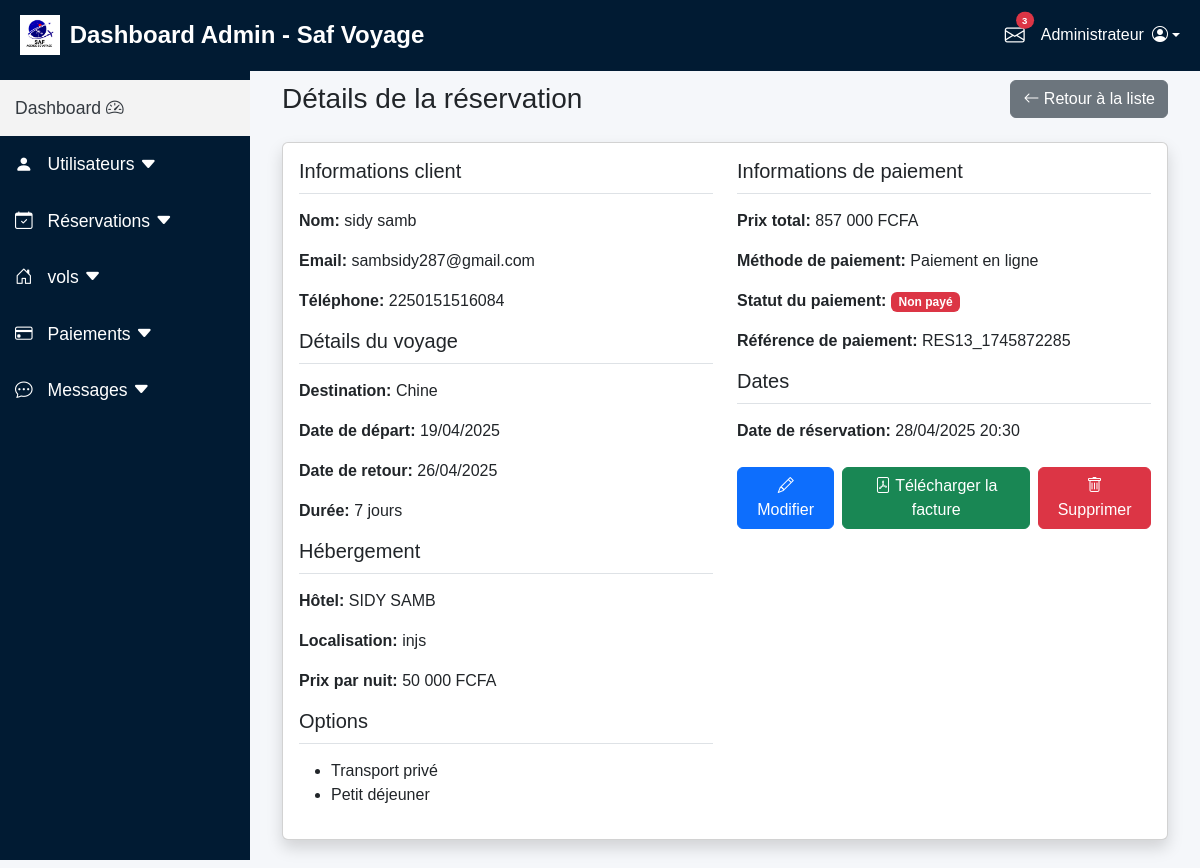
Screenshot of /admin/gerer_reservations.php?action=voir&id=13 (signed in) with the database file from the repository.
### tables this page shows
CREATE TABLE IF NOT EXISTS `reservations` (
  `id` int NOT NULL AUTO_INCREMENT,
  `user_id` int NOT NULL,
  `vol_id` int NOT NULL,
  `hotel_id` int DEFAULT NULL,
  `prix_total` decimal(10,2) NOT NULL,
  `statut_paiement` enum('paye','en_attente','non_paye','annule') NOT NULL DEFAULT 'non_paye',
  `methode_paiement` enum('online','reception') NOT NULL,
  `reference_paiement` varchar(100) DEFAULT NULL,
  `date_reservation` datetime NOT NULL,
  `date_paiement` datetime DEFAULT NULL,
  PRIMARY KEY (`id`),
  KEY `user_id` (`user_id`),
  KEY `vol_id` (`vol_id`),
  KEY `hotel_id` (`hotel_id`)
);

CREATE TABLE IF NOT EXISTS `users` (
  `id` int NOT NULL AUTO_INCREMENT,
  `nom` varchar(50) NOT NULL,
  `email` varchar(100) NOT NULL,
  `mot_de_passe` varchar(255) NOT NULL,
  `role` enum('client','admin') NOT NULL DEFAULT 'client',
  `created_at` timestamp NULL DEFAULT CURRENT_TIMESTAMP,
  `localisation` varchar(255) DEFAULT NULL,
  `numero_telephone` varchar(20) NOT NULL,
  PRIMARY KEY (`id`)
);

CREATE TABLE IF NOT EXISTS `vols` (
  `id` int NOT NULL AUTO_INCREMENT,
  `destination` varchar(100) NOT NULL,
  `ville_depart` varchar(100) NOT NULL DEFAULT 'Abidjan',
  `description` text NOT NULL,
  `prix` decimal(10,2) NOT NULL,
  `date_depart` date NOT NULL,
  `date_retour` date NOT NULL,
  `duree` int NOT NULL,
  `image` varchar(255) NOT NULL,
  `created_at` timestamp NOT NULL DEFAULT CURRENT_TIMESTAMP,
  PRIMARY KEY (`id`)
);

CREATE TABLE IF NOT EXISTS `hotels` (
  `id` int NOT NULL AUTO_INCREMENT,
  `nom` varchar(100) NOT NULL,
  `localisation` varchar(100) NOT NULL,
  `description` text NOT NULL,
  `prix_nuit` decimal(10,2) NOT NULL,
  `image` varchar(255) NOT NULL,
  `vol_id` int NOT NULL,
  `created_at` timestamp NOT NULL DEFAULT CURRENT_TIMESTAMP,
  PRIMARY KEY (`id`),
  KEY `vol_id` (`vol_id`)
);

### admin/gerer_reservations.php (the view, shortened to what this page needs)
<?php
include('../config/config.php');
$action = isset($_GET['action']) ? $_GET['action'] : '';
$reservation_id = isset($_GET['id']) ? intval($_GET['id']) : 0;
$reservation = [];
if (($action === 'modifier' || $action === 'voir') && $reservation_id > 0) {
    try {
        $query = "SELECT r.*, v.destination, v.date_depart, v.date_retour, v.duree,
                  h.nom as hotel_nom, h.localisation as hotel_localisation, h.prix_nuit as hotel_prix,
                  u.nom as user_nom, u.email as user_email, u.numero_telephone as user_telephone
                  FROM reservations r
                  LEFT JOIN vols v ON r.vol_id = v.id
                  LEFT JOIN hotels h ON r.hotel_id = h.id
                  LEFT JOIN users u ON r.user_id = u.id
                  WHERE r.id = :id";
        $stmt = $db->prepare($query);
        $stmt->bindParam(':id', $reservation_id, PDO::PARAM_INT);
        $stmt->execute();
        $reservation = $stmt->fetch(PDO::FETCH_ASSOC);
        if (!$reservation) {
            $error = "Réservation introuvable.";
            $action = '';
        } else {
            $query = "SELECT option_nom FROM reservation_options WHERE reservation_id = :reservation_id";
            $stmt = $db->prepare($query);
            $stmt->bindParam(':reservation_id', $reservation_id);
            $stmt->execute();
            $options = $stmt->fetchAll(PDO::FETCH_COLUMN);
            $reservation['options'] = $options;
        }
    } catch (PDOException $e) {
        $error = "Erreur lors de la récupération des informations: " . $e->getMessage();
        $action = '';
    }
}
$page_title = '';
switch ($action) {
    case 'voir':
        $page_title = "Détails de la réservation";
        break;
}
?>
<!DOCTYPE html>
<html lang="fr">
<head>
    <link href="https://cdn.jsdelivr.net/npm/bootstrap@5.3.0/dist/css/bootstrap.min.css" rel="stylesheet">
    <link href="https://cdn.jsdelivr.net/npm/bootstrap-icons/font/bootstrap-icons.css" rel="stylesheet">
</head>
<body>
    <?php include '../admin/top-navbar.php'; ?>
    <?php include '../admin/sidebar.php'; ?>
    <div id="content">
        <div class="container-fluid">
            <div class="d-flex justify-content-between align-items-center mb-4">
                <h1 class="h3 mb-0 text-gray-800"><?php echo $page_title; ?></h1>
                <a href="liste_reservations.php" class="btn btn-secondary">
                    <i class="bi bi-arrow-left"></i> Retour à la liste
                </a>
            </div>
            <div class="card shadow mb-4">
                <div class="card-body">
                    <?php if (!empty($reservation)): ?>
                        <div class="row">
                            <div class="col-md-6">
                                <div class="reservation-info">
                                    <h5>Informations client</h5>
                                    <p><strong>Nom:</strong> <?php echo htmlspecialchars($reservation['user_nom']); ?></p>
                                    <p><strong>Email:</strong> <?php echo htmlspecialchars($reservation['user_email']); ?></p>
                                    <p><strong>Téléphone:</strong> <?php echo htmlspecialchars($reservation['user_telephone']); ?></p>
                                </div>
                                <div class="reservation-info">
                                    <h5>Détails du voyage</h5>
                                    <p><strong>Destination:</strong> <?php echo ucfirst(htmlspecialchars($reservation['destination'])); ?></p>
                                    <p><strong>Date de départ:</strong> <?php echo date('d/m/Y', strtotime($reservation['date_depart'])); ?></p>
                                    <p><strong>Date de retour:</strong> <?php echo date('d/m/Y', strtotime($reservation['date_retour'])); ?></p>
                                    <p><strong>Durée:</strong> <?php echo $reservation['duree']; ?> jours</p>
                                </div>
                                <?php if ($reservation['hotel_id']): ?>
                                <div class="reservation-info">
                                    <h5>Hébergement</h5>
                                    <p><strong>Hôtel:</strong> <?php echo htmlspecialchars($reservation['hotel_nom']); ?></p>
                                    <p><strong>Localisation:</strong> <?php echo htmlspecialchars($reservation['hotel_localisation']); ?></p>
                                    <p><strong>Prix par nuit:</strong> <?php echo number_format($reservation['hotel_prix'], 0, ',', ' '); ?> FCFA</p>
                                </div>
                                <?php endif; ?>
                                <?php if (!empty($reservation['options'])): ?>
                                <div class="reservation-info">
                                    <h5>Options</h5>
                                    <ul>
                                        <?php foreach ($reservation['options'] as $option): ?>
                                            <li><?php echo htmlspecialchars($option); ?></li>
                                        <?php endforeach; ?>
                                    </ul>
                                </div>
                                <?php endif; ?>
                            </div>
                            <div class="col-md-6">
                                <div class="reservation-info">
                                    <h5>Informations de paiement</h5>
                                    <p><strong>Prix total:</strong> <?php echo number_format($reservation['prix_total'], 0, ',', ' '); ?> FCFA</p>
                                    <p><strong>Méthode de paiement:</strong> <?php echo $reservation['methode_paiement'] === 'reception' ? 'Paiement à la réception' : 'Paiement en ligne'; ?></p>
                                    <p>
                                        <strong>Statut du paiement:</strong>
                                        <?php
                                        $status_class = '';
                                        $status_text = '';
                                        switch($reservation['statut_paiement']) {
                                            case 'non_paye':
                                                $status_class = 'danger';
                                                $status_text = 'Non payé';
                                                break;
                                        }
                                        ?>
                                        <span class="badge bg-<?php echo $status_class; ?>"><?php echo $status_text; ?></span>
                                    </p>
                                    <p><strong>Référence de paiement:</strong> <?php echo $reservation['reference_paiement'] ? htmlspecialchars($reservation['reference_paiement']) : 'Non disponible'; ?></p>
                                </div>
                                <div class="reservation-info">
                                    <h5>Dates</h5>
                                    <p><strong>Date de réservation:</strong> <?php echo date('d/m/Y H:i', strtotime($reservation['date_reservation'])); ?></p>
                                </div>
                                <div class="mt-4">
                                    <div class="d-flex gap-2">
                                        <?php if ($action === 'voir'): ?>
                                            <a href="gerer_reservations.php?action=modifier&id=<?php echo $reservation_id; ?>" class="btn btn-primary">
                                                <i class="bi bi-pencil"></i> Modifier
                                            </a>
                                        <?php endif; ?>
                                        <a href="../facture-pdf.php?id=<?php echo $reservation_id; ?>" class="btn btn-success" target="_blank">
                                            <i class="bi bi-file-pdf"></i> Télécharger la facture
                                        </a>
                                        <a href="gerer_reservations.php?action=supprimer&id=<?php echo $reservation_id; ?>" class="btn btn-danger" onclick="return confirm('Êtes-vous sûr de vouloir supprimer cette réservation ?');">
                                            <i class="bi bi-trash"></i> Supprimer
                                        </a>
                                    </div>
                                </div>
                            </div>
                        </div>
                    <?php else: ?>
                        <div class="alert alert-warning">Aucune information disponible pour cette réservation.</div>
                    <?php endif; ?>
                </div>
            </div>
        </div>
    </div>
</body>
</html>

### admin/gerer_reservations.php (style rules this page uses)
.reservation-info { margin-bottom: 15px; }
.reservation-info h5 { border-bottom: 1px solid #dee2e6; padding-bottom: 10px; margin-bottom: 15px; }
.badge { font-size: 0.9rem; padding: 0.5em 0.8em; }

### admin/sidebar.php (style rules this page uses)
body { display: flex; min-height: 100vh; background-color: #f5f7fa; font-family: 'Poppins', sans-serif; margin: 0; }
#content { margin-left: 250px; padding: 80px 20px 20px 20px; width: 100%; background-color: #f5f7fa; }

### rows the page displays
reservations: user.nom "sidy samb", user.email "sambsidy287@gmail.com", user.numero_telephone "2250151516084", vol.destination "Chine", vol.date_depart "19/04/2025", vol.date_retour "26/04/2025", vol.duree "7", hotel.nom "SIDY SAMB", hotel.localisation "injs", hotel.prix_nuit "50 000", prix_total "857 000", statut_paiement "Non payé", reference_paiement "RES13_1745872285", date_reservation "28/04/2025 20:30"

### other values shown
$messages_count "3"
$page_title "Détails de la réservation"
$option "Transport privé"
$option "Petit déjeuner"
